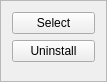
<?xml version="1.0" encoding="UTF-8"?>
<ui version="4.0">
 <class>StylePreviewFrame</class>
 <widget class="QFrame" name="StylePreviewFrame">
  <property name="geometry">
   <rect>
    <x>0</x>
    <y>0</y>
    <width>107</width>
    <height>82</height>
   </rect>
  </property>
  <property name="windowTitle">
   <string>Frame</string>
  </property>
  <property name="frameShape">
   <enum>QFrame::StyledPanel</enum>
  </property>
  <property name="frameShadow">
   <enum>QFrame::Raised</enum>
  </property>
  <layout class="QHBoxLayout" name="horizontalLayout">
   <item>
    <layout class="QVBoxLayout" name="verticalLayout">
     <item>
      <widget class="QPushButton" name="pushButton">
       <property name="text">
        <string>Select</string>
       </property>
      </widget>
     </item>
     <item>
      <widget class="QPushButton" name="pushButton_2">
       <property name="text">
        <string>Uninstall</string>
       </property>
      </widget>
     </item>
     <item>
      <spacer name="verticalSpacer">
       <property name="orientation">
        <enum>Qt::Vertical</enum>
       </property>
       <property name="sizeHint" stdset="0">
        <size>
         <width>20</width>
         <height>40</height>
        </size>
       </property>
      </spacer>
     </item>
    </layout>
   </item>
  </layout>
 </widget>
 <resources/>
 <connections/>
</ui>
